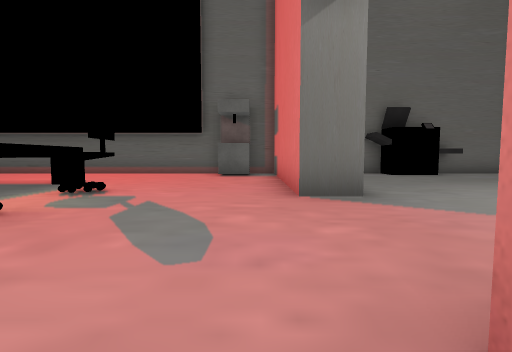
[1] (above)

21 first-person views from a walk through a scene from a Unity 3-D project. The camera is 0.62 m above the floor, tilts 4° down and sees 85° across. Doors are open. The floor is counted in squares, 1 m on a side. Each view is taken from the middle of a square. On the plan, view 1 faces up. The plan holds only what a view shows up to about 9 squares ahead; the rest is blank. The place goes on beyond the plan. The player character is not drawn. Some animated figures are not drawn. Some surface patterns are stand-ins.

[2]
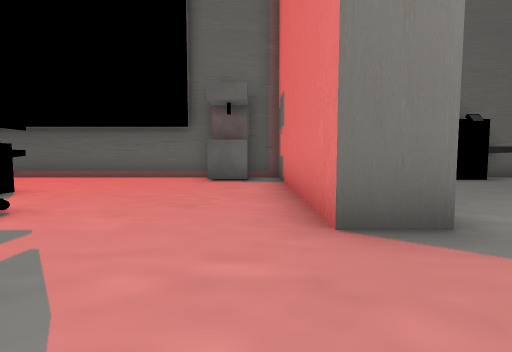

[3]
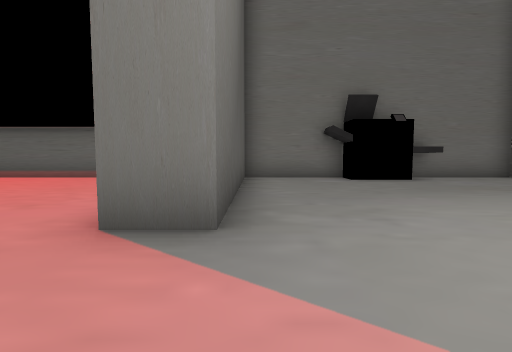

[4]
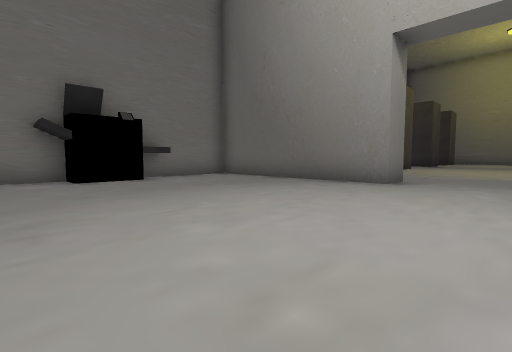

[5]
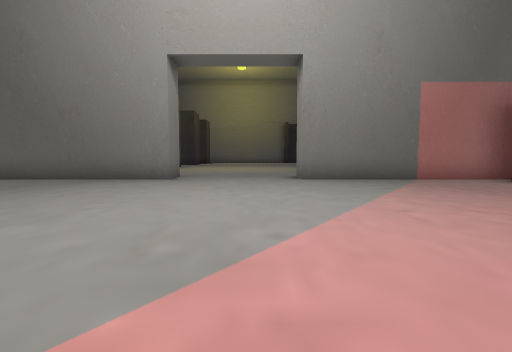

[6]
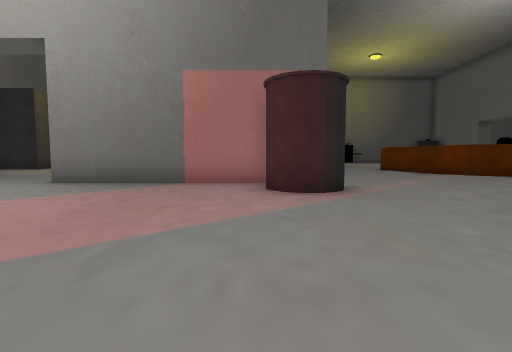

[7]
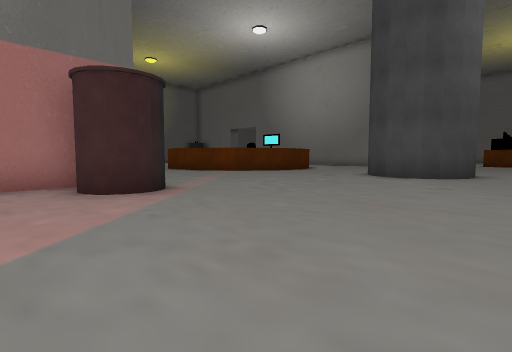

[8]
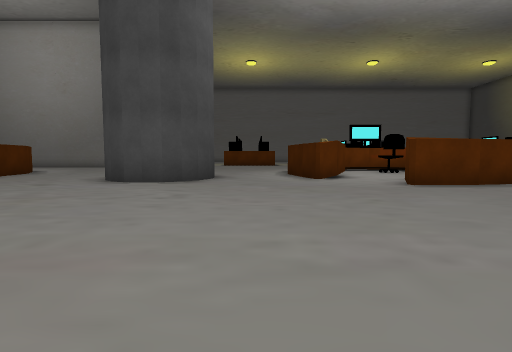

[9]
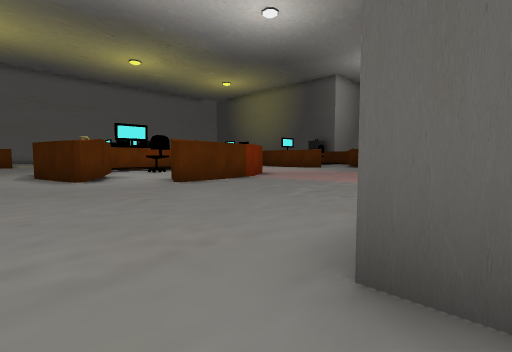

[10]
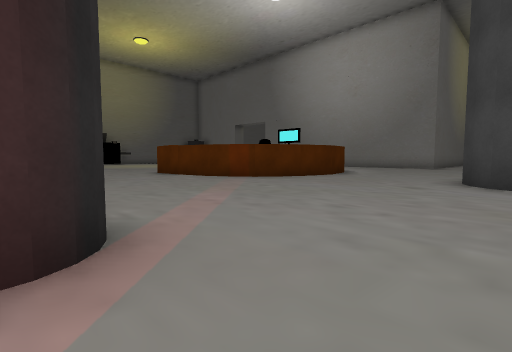

[11]
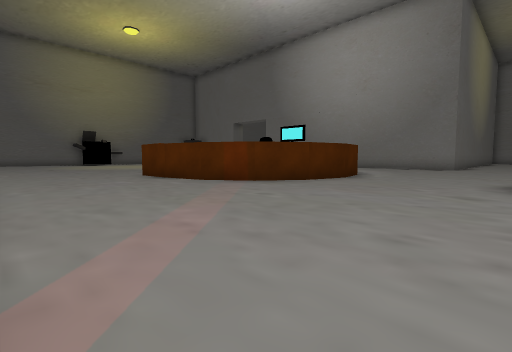

[12]
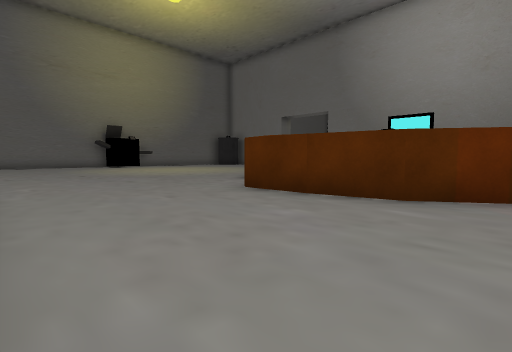

[13]
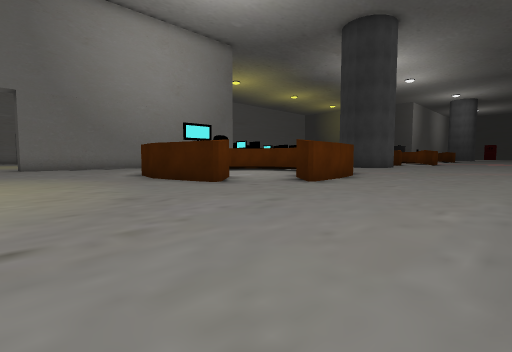

[14]
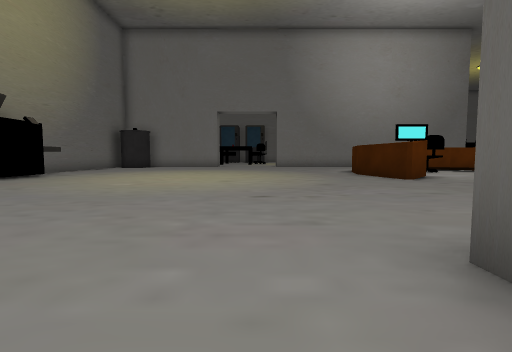

[15]
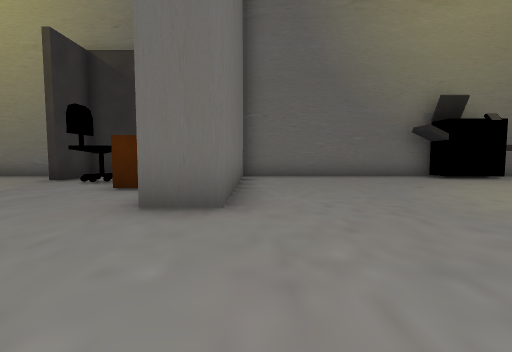

[16]
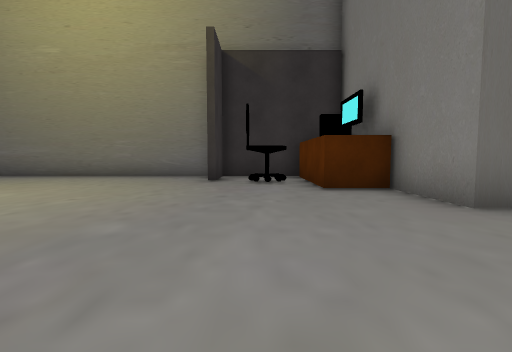

[17]
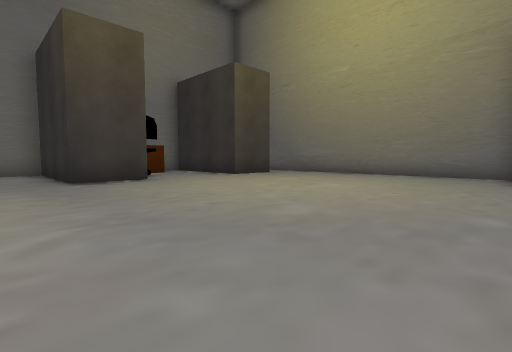

[18]
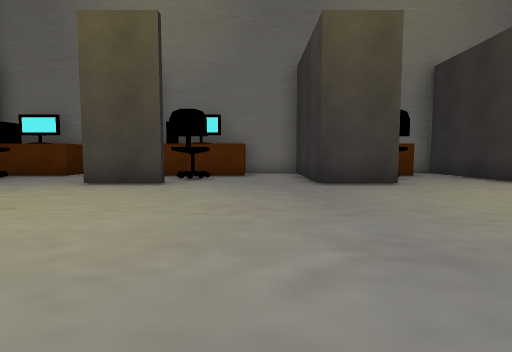

[19]
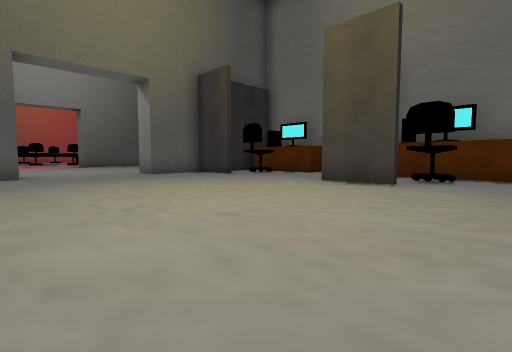

[20]
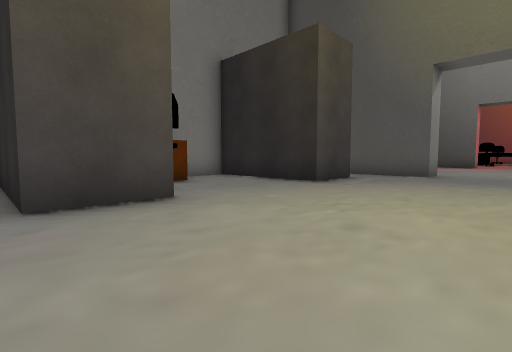

[21]
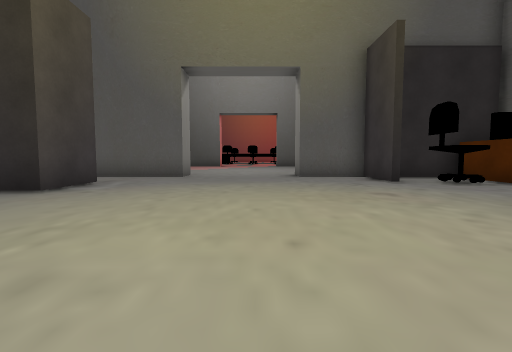

### Floor plan
Key: @ floor where view 1 was taken; # wall or solid block; . floor; D open door; P printer; B bin; O other object.
Columns run from 6 left of view 1 to 30 right of it. Each row starts with its distance up from view 1.
 11 ###########  ####          ##
 10 .....O.#...P##..#       OO .#
  9 .....O.#........#OOOO  OOO..O OOO
  8 .......#........#.OO.. .O...O O.O
  7 .......#........#.....  O...O ..O
  6  #.....#........#OO...OOO...OO..    #
  5   .O...#........#................. .#
  4   .....D........D...................#
  3     ...D........D...................#
  2     ...D........D...................#
  1      ..D .......D...................#
  0       @   ......#...................#
 -1            .....#..OO...OO........OO#
 -2            .....#   O...O O.......O.#
 -3          .......#   O...  O ........#
 -4          .......#   O..O  O .....OOO
 -5        #......BB#    #     DDDD######
 -6       ..............................#
 -7     ................................#
 -8   ..................................#
 -9  ...................................#
-10  ...................###.............#
-11   ..##............### ..............#
-12    ###.....##.....#   .##..........P
-13      ..#...###...##     #..........P
-14      ..#...   ...#      #....
-15        #.     ....      #....
-16               ...        ...

Where each view was taken, in squares from view 1:
view 1: 0 up, 0 right, facing up
view 2: 2 up, 0 right, facing up
view 3: 2 up, 2 right, facing up
view 4: 2 up, 3 right, facing up-right
view 5: 2 up, 2 right, facing right
view 6: 4 down, 3 right, facing right
view 7: 3 down, 3 right, facing down-right
view 8: 5 down, 3 right, facing down
view 9: 5 down, 3 right, facing down-left
view 10: 5 down, 6 right, facing down-right
view 11: 6 down, 7 right, facing down-right
view 12: 6 down, 12 right, facing down-right
view 13: 6 down, 22 right, facing down-left
view 14: 4 down, 22 right, facing down
view 15: 6 down, 21 right, facing right
view 16: 2 down, 21 right, facing right
view 17: 1 down, 20 right, facing up-right
view 18: 0 up, 20 right, facing up
view 19: 0 up, 20 right, facing up-left
view 20: 3 up, 20 right, facing down-left
view 21: 3 up, 19 right, facing left
